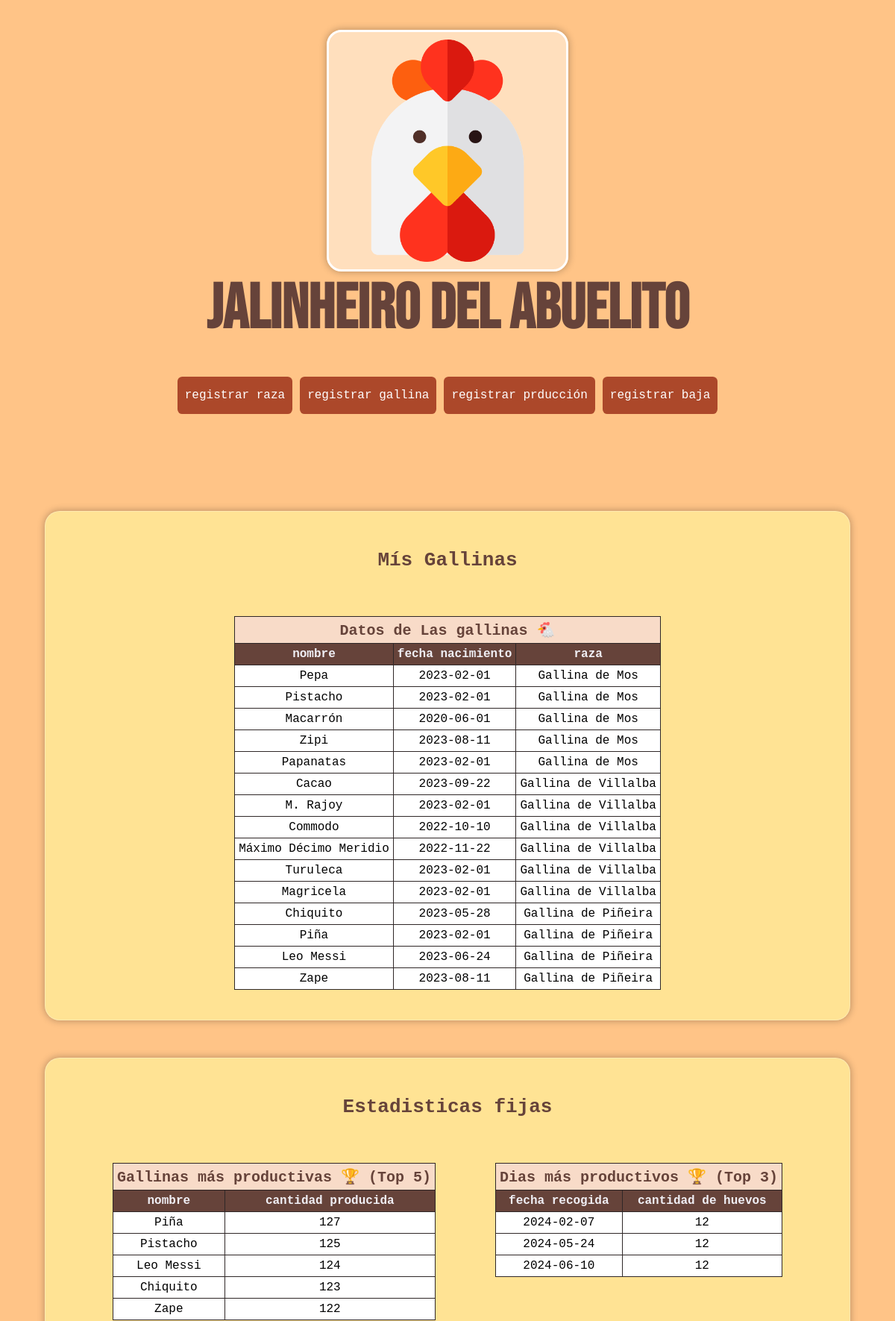
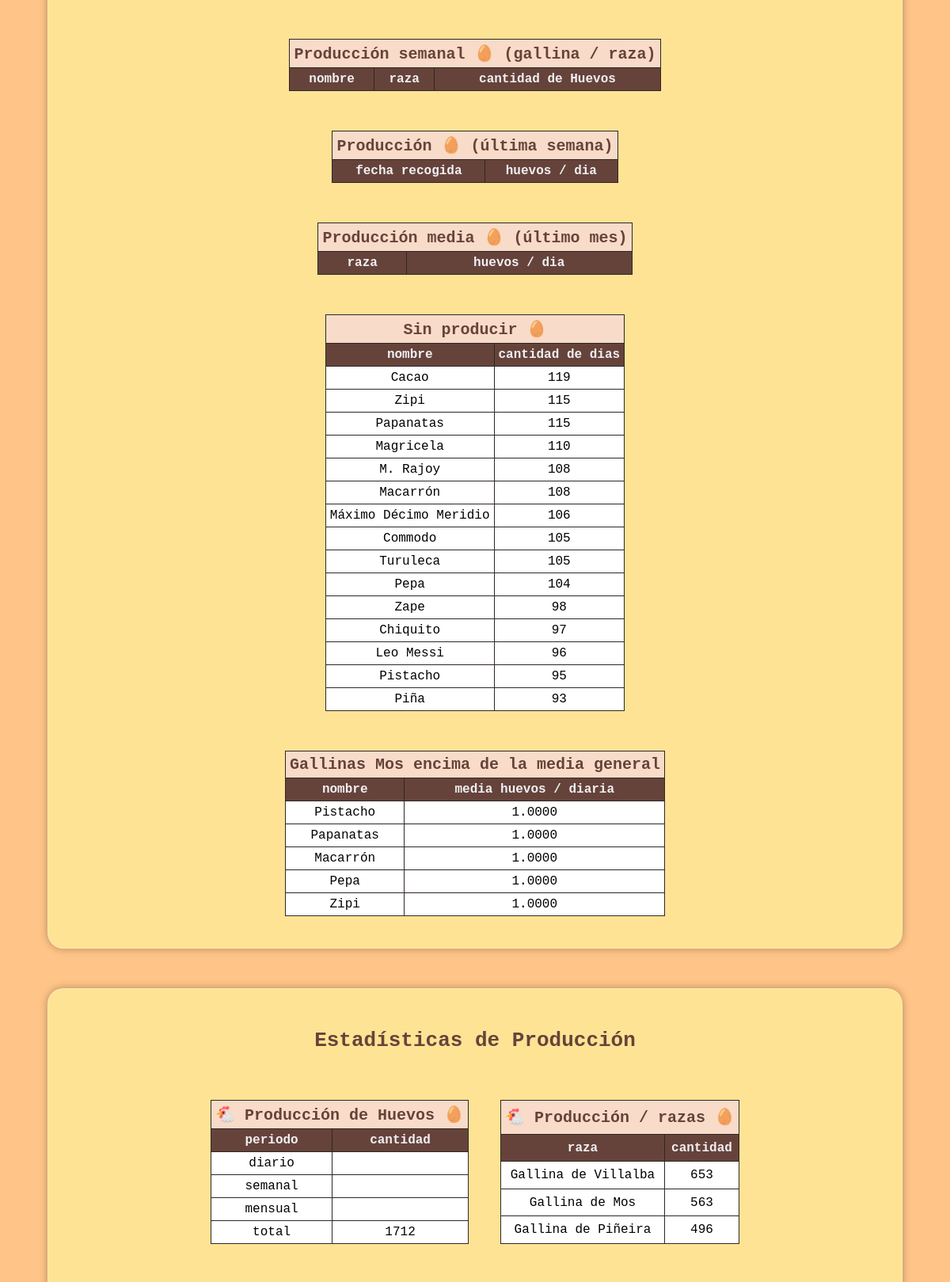
The page /index.php (upper part) on the database its author committed (2 pictures, top to bottom).
### tables this page shows
CREATE TABLE `gallina` (
  `id` int(11) NOT NULL,
  `nombre` varchar(200) NOT NULL,
  `fecha_nacimiento` date DEFAULT NULL,
  `nombre_raza` varchar(200) NOT NULL
);

### includes/funciones.php (called while the page is built, shortened)
<?php
function mostrarGallinas()
{
    include_once("gallina.php");
    $data = array();
    $query = "SELECT * FROM gallina";
    $result = mysqli_query($db, $query);
    if (!$result) {
        exit(mysqli_error($db));
    } else {
        $fila = mysqli_fetch_assoc($result);
        while ($fila) {
            $gallina = new Gallina();
            $gallina->setId($fila['id']);
            $gallina->crearGallina($fila['nombre'], $fila['fecha_nacimiento'], $fila['nombre_raza']);
            $data[] = $gallina;
            $fila = mysqli_fetch_assoc($result);
        }
    }
    return $data;
}
function mostrar3DiasProduccion()
{
    include_once("produccion.php");
    $data = array();
    $query = "SELECT fecha_recogida, SUM(cantidad) AS huevos FROM produccion GROUP BY fecha_recogida ORDER BY `huevos` DESC LIMIT 3;";
    $result = mysqli_query($db, $query);
    if (!$result) {
        exit(mysqli_error($db));
    } else {
        $fila = mysqli_fetch_assoc($result);
        while ($fila) {
            $data[] = $fila;
            $fila = mysqli_fetch_assoc($result);
        }
    }
    return $data;
}
function mostrarDiasSinProducir()
{
    include_once("produccion.php");
    $data = array();
    $query = "SELECT gallina.nombre, COUNT(produccion.cantidad) AS dias_sin_producir FROM produccion JOIN gallina ON produccion.id_gallina = gallina.id WHERE produccion.cantidad = 0 GROUP BY gallina.nombre ORDER BY dias_sin_producir DESC;";
    $result = mysqli_query($db, $query);
    if (!$result) {
        exit(mysqli_error($db));
    } else {
        $fila = mysqli_fetch_assoc($result);
        while ($fila) {
            $data[] = $fila;
            $fila = mysqli_fetch_assoc($result);
        }
    }
    return $data;
}
function mostrarMosEncimaMedia()
{
    include_once("produccion.php");
    $data = array();
    $query = "SELECT gallina.nombre, AVG(produccion.cantidad) FROM gallina JOIN produccion ON gallina.id = produccion.id_gallina WHERE produccion.cantidad > (SELECT AVG(produccion.cantidad) FROM produccion) AND gallina.nombre_raza = 'Gallina de Mos' GROUP BY gallina.nombre ORDER BY AVG(produccion.cantidad) DESC;";
    $result = mysqli_query($db, $query);
    if (!$result) {
        exit(mysqli_error($db));
    } else {
        $fila = mysqli_fetch_assoc($result);
        while ($fila) {
            $data[] = $fila;
            $fila = mysqli_fetch_assoc($result);
        }
    }
    return $data;
}
function mostrarEstadisticasHuevos()
{
    include_once("produccion.php");
    $data = array();
    $query = "SELECT 'diario' AS estadisticas, SUM(cantidad) AS cantidad FROM gallina JOIN produccion ON gallina.id=produccion.id_gallina WHERE fecha_recogida BETWEEN DATE_SUB(curdate(),INTERVAL 1 DAY) AND curdate() UNION SELECT 'semanal' AS estadisticas, SUM(cantidad) AS cantidad FROM gallina JOIN produccion ON gallina.id=produccion.id_gallina WHERE fecha_recogida BETWEEN DATE_SUB(curdate(),INTERVAL 1 WEEK) AND curdate() UNION SELECT 'mensual' AS estadisticas, SUM(cantidad) AS cantidad FROM gallina JOIN produccion ON gallina.id=produccion.id_gallina WHERE fecha_recogida BETWEEN DATE_SUB(curdate(),INTERVAL 1 MONTH) AND curdate() UNION SELECT 'total' AS estadisticas, SUM(cantidad) AS cantidad FROM gallina JOIN produccion ON gallina.id=produccion.id_gallina;";
    $result = mysqli_query($db, $query);
    if (!$result) {
        exit(mysqli_error($db));
    } else {
        $fila = mysqli_fetch_assoc($result);
        while ($fila) {
            $data[] = $fila;
            $fila = mysqli_fetch_assoc($result);
        }
    }
    return $data;
}
function mostrarProduccionRaza()
{
    include_once("produccion.php");
    $data = array();
    $query = "SELECT gallina.nombre_raza, SUM(produccion.cantidad) FROM produccion JOIN gallina ON produccion.id_gallina = gallina.id GROUP BY gallina.nombre_raza ORDER BY SUM(produccion.cantidad) DESC;";
    $result = mysqli_query($db, $query);
    if (!$result) {
        exit(mysqli_error($db));
    } else {
        $fila = mysqli_fetch_assoc($result);
        while ($fila) {
            $data[] = $fila;
            $fila = mysqli_fetch_assoc($result);
        }
    }
    return $data;
}
function mostrarTop5()
{
    include_once("produccion.php");
    $data = array();
    $query = "SELECT gallina.nombre, SUM(produccion.cantidad) AS total FROM produccion JOIN gallina ON gallina.id = produccion.id_gallina GROUP BY gallina.nombre ORDER BY total DESC LIMIT 5;";
    $result = mysqli_query($db, $query);
    if (!$result) {
        exit(mysqli_error($db));
    } else {
        $fila = mysqli_fetch_assoc($result);
        while ($fila) {
            $data[] = $fila;
            $fila = mysqli_fetch_assoc($result);
        }
    }
    return $data;
}

### includes/gallina.php (called while the page is built, shortened)
<?php
class Gallina
{
    private $nombre;
    private $fechaNacimiento;
    private $nombreRaza;
    function crearGallina($nombre, $fechaNacimiento, $nombreRaza)
    {
        $this->nombre = $nombre;
        $this->fechaNacimiento = $fechaNacimiento;
        $this->nombreRaza = $nombreRaza;
    }
    public function setId($id)
    {
        return $this;
    }
    public function getNombre()
    {
        return $this->nombre;
    }
    public function getFechaNacimiento()
    {
        return $this->fechaNacimiento;
    }
    public function getNombreRaza()
    {
        return $this->nombreRaza;
    }
}

### index.php (the view, shortened to what this page needs)
<!DOCTYPE html>
<html lang="es">
<head>
    <link rel="stylesheet" href="css/style-index.css">
</head>
<body>
<?php include('cabecera.php'); ?>
    <main>
        <div class="card contenedor">
            <div class="secciones">
                <div class="seccion">
                    <h2 class="cabecera">Mís Gallinas</h2>
                    <table>
                        <tr>
                            <th class="th_cabecera" colspan="3">Datos de Las gallinas 🐔</th>
                        </tr>
                        <tr>
                            <th>nombre</th>
                            <th>fecha nacimiento</th>
                            <th>raza</th>
                        </tr>
                        <?php
                        include_once("includes/funciones.php");
                        $gallinas = mostrarGallinas();
                        foreach ($gallinas as $gallina) {
                        ?>
                            <tr>
                                <td><?php echo $gallina->getNombre(); ?></td>
                                <td><?php echo $gallina->getFechaNacimiento(); ?></td>
                                <td><?php echo $gallina->getNombreRaza(); ?></td>
                            </tr>
                        <?php
                        }
                        ?>
                    </table>
                </div>
            </div>
        </div>
        <div class="card contenedor">
            <div class="secciones">
                <div class="seccion">
                    <h2 class="cabecera">Estadisticas fijas</h2>
                    <div style="display: flex;flex-wrap: wrap;justify-content: center;">
                        <div class="seccion">
                            <table>
                                <tr>
                                    <th class="th_cabecera" colspan="3">Gallinas más productivas 🏆 (Top 5)</th>
                                </tr>
                                <tr>
                                    <th>nombre</th>
                                    <th>cantidad producida</th>
                                </tr>
                                <?php
                                include_once("includes/funciones.php");
                                $filas = mostrarTop5();
                                foreach ($filas as $fila) {
                                ?>
                                    <tr>
                                        <td><?php echo $fila["nombre"]; ?></td>
                                        <td><?php echo $fila['total']; ?></td>
                                    </tr>
                                <?php
                                }
                                ?>
                            </table>
                        </div>
                        <div class="seccion">
                            <table>
                                <tr>
                                    <th class="th_cabecera" colspan="3">Dias más productivos 🏆 (Top 3)</th>
                                </tr>
                                <tr>
                                    <th>fecha recogida</th>
                                    <th>cantidad de huevos</th>
                                </tr>
                                <?php
                                include_once("includes/funciones.php");
                                $filas = mostrar3DiasProduccion();
                                foreach ($filas as $fila) {
                                ?>
                                    <tr>
                                        <td><?php echo $fila["fecha_recogida"]; ?></td>
                                        <td><?php echo $fila['huevos']; ?></td>
                                    </tr>
                                <?php
                                }
                                ?>
                            </table>
                        </div>
                    </div>
                    <div class="seccion">
                        <table>
                            <tr>
                                <th class="th_cabecera" colspan="3">Producción semanal 🥚 (gallina / raza)</th>
                            </tr>
                            <tr>
                                <th>nombre</th>
                                <th>raza</th>
                                <th>cantidad de Huevos</th>
                            </tr>
                            <?php
                            include_once("includes/funciones.php");
                            ?>
                        </table>
                    </div>
                    <div class="seccion">
                        <table>
                            <tr>
                                <th class="th_cabecera" colspan="3">Producción 🥚 (última semana)</th>
                            </tr>
                            <tr>
                                <th>fecha recogida</th>
                                <th>huevos / dia </th>
                            </tr>
                            <?php
                            include_once("includes/funciones.php");
                            ?>
                        </table>
                    </div>
                    <div class="seccion">
                        <table>
                            <tr>
                                <th class="th_cabecera" colspan="3">Producción media 🥚 (último mes)</th>
                            </tr>
                            <tr>
                                <th>raza</th>
                                <th>huevos / dia</th>
                            </tr>
                            <?php
                            include_once("includes/funciones.php");
                            ?>
                        </table>
                    </div>
                    <div class="seccion">
                        <table>
                            <tr>
                                <th class="th_cabecera" colspan="3">Sin producir 🥚</th>
                            </tr>
                            <tr>
                                <th>nombre</th>
                                <th>cantidad de dias</th>
                            </tr>
                            <?php
                            include_once("includes/funciones.php");
                            $filas = mostrarDiasSinProducir();
                            foreach ($filas as $fila) {
                            ?>
                                <tr>
                                    <td><?php echo $fila["nombre"]; ?></td>
                                    <td><?php echo $fila['dias_sin_producir']; ?></td>
                                </tr>
                            <?php
                            }
                            ?>
                        </table>
                    </div>
                    <div class="seccion">
                        <table>
                            <tr>
                                <th class="th_cabecera" colspan="3">Gallinas Mos encima de la media general</th>
                            </tr>
                            <tr>
                                <th>nombre</th>
                                <th>media huevos / diaria</th>
                            </tr>
                            <?php
                            include_once("includes/funciones.php");
                            $filas = mostrarMosEncimaMedia();
                            foreach ($filas as $fila) {
                            ?>
                                <tr>
                                    <td><?php echo $fila["nombre"]; ?></td>
                                    <td><?php echo $fila['AVG(produccion.cantidad)']; ?></td>
                                </tr>
                            <?php
                            }
                            ?>
                        </table>
                    </div>
                </div>
            </div>
        </div>
        <div class="card contenedor">
            <div class="secciones">
                <div class="seccion">
                    <h2 class="cabecera">Estadísticas de Producción</h2>
                    <div style="display: flex;flex-wrap: wrap;justify-content: center;">
                        <table>
                            <tr>
                                <th class="th_cabecera" colspan="3">🐔 Producción de Huevos 🥚</th>
                            </tr>
                            <tr>
                                <th>periodo</th>
                                <th>cantidad</th>
                            </tr>
                            <?php
                            include_once("includes/funciones.php");
                            $filas = mostrarEstadisticasHuevos();
                            foreach ($filas as $fila) {
                            ?>
                                <tr>
                                    <td><?php echo $fila["estadisticas"]; ?></td>
                                    <td><?php echo $fila['cantidad']; ?></td>
                                </tr>
                            <?php
                            }
                            ?>
                        </table>
                        <table>
                            <tr>
                                <th class="th_cabecera" colspan="3">🐔 Producción / razas 🥚</th>
                            </tr>
                            <tr>
                                <th>raza</th>
                                <th>cantidad</th>
                            </tr>
                            <?php
                            include_once("includes/funciones.php");
                            $filas = mostrarProduccionRaza();
                            foreach ($filas as $fila) {
                            ?>
                                <tr>
                                    <td><?php echo $fila["nombre_raza"]; ?></td>
                                    <td><?php echo $fila['SUM(produccion.cantidad)']; ?></td>
                                </tr>
                            <?php
                            }
                            ?>
                        </table>
                    </div>
                    <div style="display: flex;flex-wrap: wrap;justify-content: center;">
                            <?php
                            include_once("includes/funciones.php");
                            ?>
                            <?php
                            include_once("includes/funciones.php");
                            ?>
                    </div>
                        <?php
                        include_once("includes/funciones.php");
                        ?>
                        <?php
                        include_once("includes/funciones.php");
                        ?>
                </div>
            </div>
        </div>
                        <?php
                        include_once("includes/funciones.php");
                        ?>
    </main>
</body>
</html>

### rows shown on the page
gallina: nombre "Pepa", fecha_nacimiento "2023-02-01", nombre_raza "Gallina de Mos"
gallina: nombre "Pistacho", fecha_nacimiento "2023-02-01", nombre_raza "Gallina de Mos"
gallina: nombre "Macarrón", fecha_nacimiento "2020-06-01", nombre_raza "Gallina de Mos"
gallina: nombre "Zipi", fecha_nacimiento "2023-08-11", nombre_raza "Gallina de Mos"
gallina: nombre "Papanatas", fecha_nacimiento "2023-02-01", nombre_raza "Gallina de Mos"
gallina: nombre "Cacao", fecha_nacimiento "2023-09-22", nombre_raza "Gallina de Villalba"
gallina: nombre "M. Rajoy", fecha_nacimiento "2023-02-01", nombre_raza "Gallina de Villalba"
gallina: nombre "Commodo", fecha_nacimiento "2022-10-10", nombre_raza "Gallina de Villalba"
gallina: nombre "Máximo Décimo Meridio", fecha_nacimiento "2022-11-22", nombre_raza "Gallina de Villalba"
gallina: nombre "Turuleca", fecha_nacimiento "2023-02-01", nombre_raza "Gallina de Villalba"
gallina: nombre "Magricela", fecha_nacimiento "2023-02-01", nombre_raza "Gallina de Villalba"
gallina: nombre "Chiquito", fecha_nacimiento "2023-05-28", nombre_raza "Gallina de Piñeira"
gallina: nombre "Piña", fecha_nacimiento "2023-02-01", nombre_raza "Gallina de Piñeira"
gallina: nombre "Leo Messi", fecha_nacimiento "2023-06-24", nombre_raza "Gallina de Piñeira"
gallina: nombre "Zape", fecha_nacimiento "2023-08-11", nombre_raza "Gallina de Piñeira"

### other values the page prints
$fila["nombre"] "Piña"
$fila['total'] "127"
$fila["nombre"] "Pistacho"
$fila['total'] "125"
$fila["nombre"] "Leo Messi"
$fila['total'] "124"
$fila["nombre"] "Chiquito"
$fila['total'] "123"
$fila["nombre"] "Zape"
$fila['total'] "122"
$fila["fecha_recogida"] "2024-02-07"
$fila['huevos'] "12"
$fila["fecha_recogida"] "2024-05-24"
$fila["fecha_recogida"] "2024-06-10"
$fila["nombre"] "Cacao"
